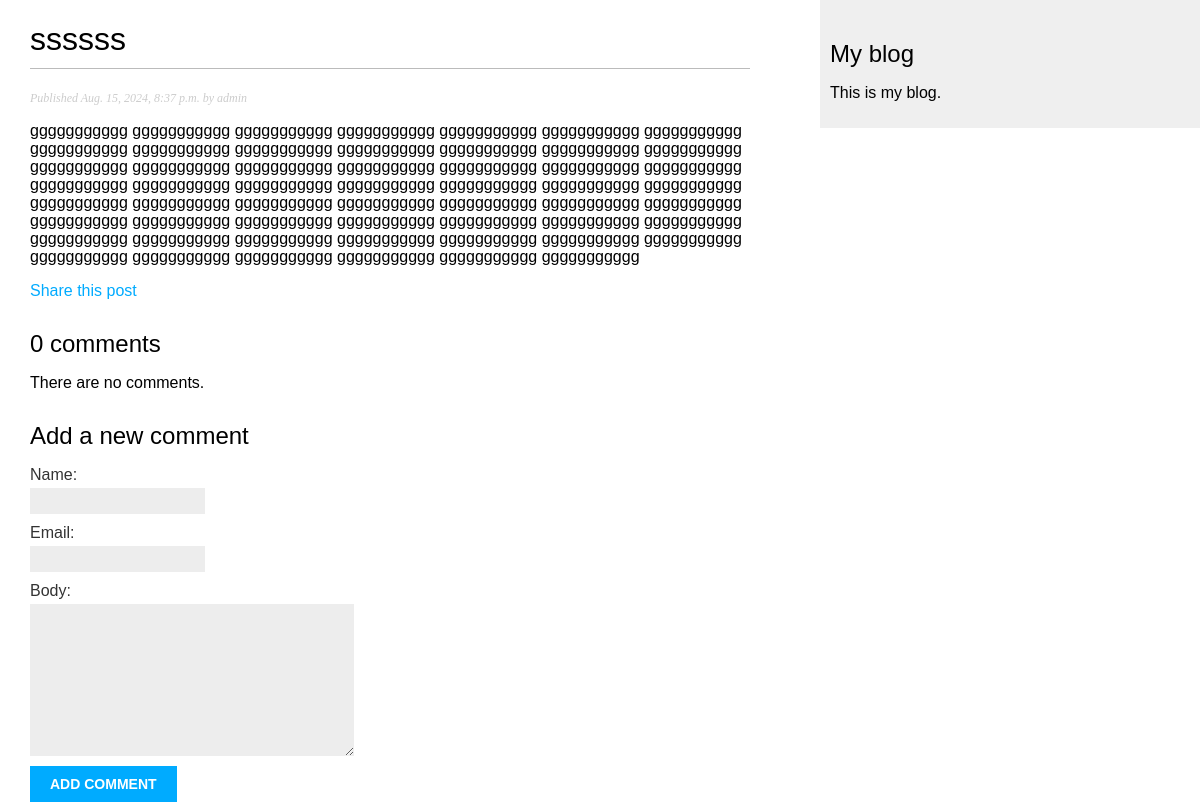
Page /2024/8/15/ssssss/ on the earlier database version.
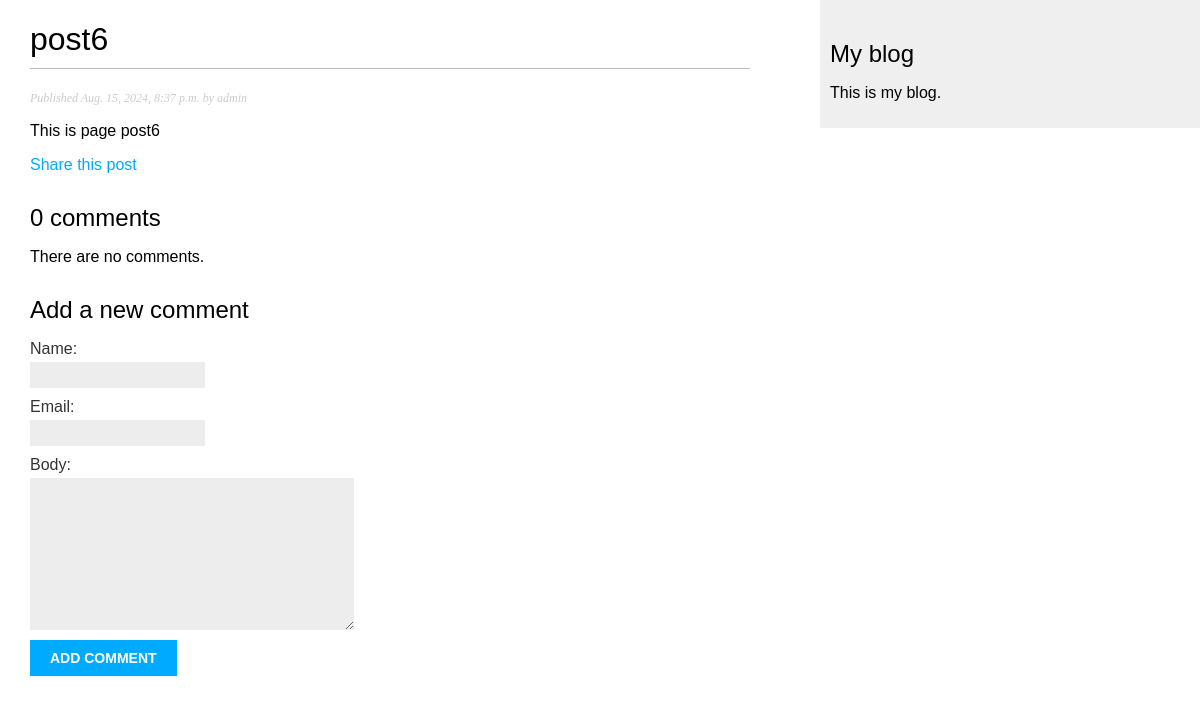
Same page on the later database version.
### blog/models.py (models this page shows, shortened)
class Post(models.Model):
    class Status(models.TextChoices):
        DRAFT = 'DF', 'Draft'
        PUBLISHED = 'PB', 'Published'
    title = models.CharField(max_length=250)
    slug = models.SlugField(max_length=250,
                            unique_for_date='publish')
    author = models.ForeignKey(User,
                               on_delete=models.CASCADE,
                               related_name='blog_posts')
    body = models.TextField()
    publish = models.DateTimeField(default=timezone.now)
    created = models.DateTimeField(auto_now_add=True)
    updated = models.DateTimeField(auto_now=True)
    status = models.CharField(max_length=2, choices=Status.choices, default=Status.DRAFT)
    tags = TaggableManager()
    objects = models.Manager() # The default manager.
    published = PublishedManager() # Our custom manager.
    class Meta:
        ordering = ['-publish']
        indexes = [
        models.Index(fields=['-publish']),
        ]

### blog/views.py (the view)
# urls.py: path('<int:year>/<int:month>/<int:day>/<slug:post>/', views.post_detail, name='post_detail'),
def post_detail(request, year, month, day, post):
    post = get_object_or_404(Post,
                                status=Post.Status.PUBLISHED,
                                slug=post,
                                publish__year=year,
                                publish__month=month,
                                publish__day=day)
    comments = post.comments.filter(active=True)
    form = CommentForm()
    return render(request, 'blog/post/detail.html', {'post': post, 'comments': comments, 'form': form})

### blog/forms.py
class CommentForm(forms.ModelForm):
    class Meta:
        model = Comment
        fields = ['name', 'email', 'body']

### blog/templates/blog/post/detail.html (shortened to what this page needs)
{% extends "blog/base.html" %}
{% block content %}
    <h1>{{ post.title }}</h1>
    <p class="date">
        Published {{ post.publish }} by {{ post.author }}
    </p>
    {{ post.body|linebreaks }}
    <p>
        <a href="{% url "blog:post_share" post.id %}">
          Share this post
        </a>
    </p>
    {% with comments.count as total_comments %}
        <h2>
          {{ total_comments }} comment{{ total_comments|pluralize }}
        </h2>
    {% endwith %}
    {% for comment in comments %}
        <div class="comment">
            <p class="info">
            Comment {{ forloop.counter }} by {{ comment.name }}
            {{ comment.created }}
            </p>
            {{ comment.body|linebreaks }}
        </div>
      {% empty %}
         <p>There are no comments.</p>
    {% endfor %}
    {% include "blog/post/includes/comment_form.html" %}
{% endblock %}

Differences in the rows shown:
changed Post "admin": title "ssssss" → "post6"; body "ggggggggggg ggggggggggg ggggggggggg ggggggggggg ggggggggggg ggggggggggg ggggggggggg ggggggggggg ggggggggggg ggggggggggg ggggggggggg ggggggggggg ggggggggggg ggggggggggg ggggggggggg ggggggggggg ggggggggggg ggggggggggg ggggggggggg ggggggggggg ggggggggggg ggggggggggg ggggggggggg ggggggggggg ggggggggggg ggggggggggg ggggggggggg ggggggggggg ggggggggggg ggggggggggg ggggggggggg ggggggggggg ggggggggggg ggggggggggg ggggggggggg ggggggggggg ggggggggggg ggggggggggg ggggggggggg ggggggggggg ggggggggggg ggggggggggg ggggggggggg ggggggggggg ggggggggggg ggggggggggg ggggggggggg ggggggggggg ggggggggggg ggggggggggg ggggggggggg ggggggggggg ggggggggggg ggggggggggg ggggggggggg" → "This is page post6"
